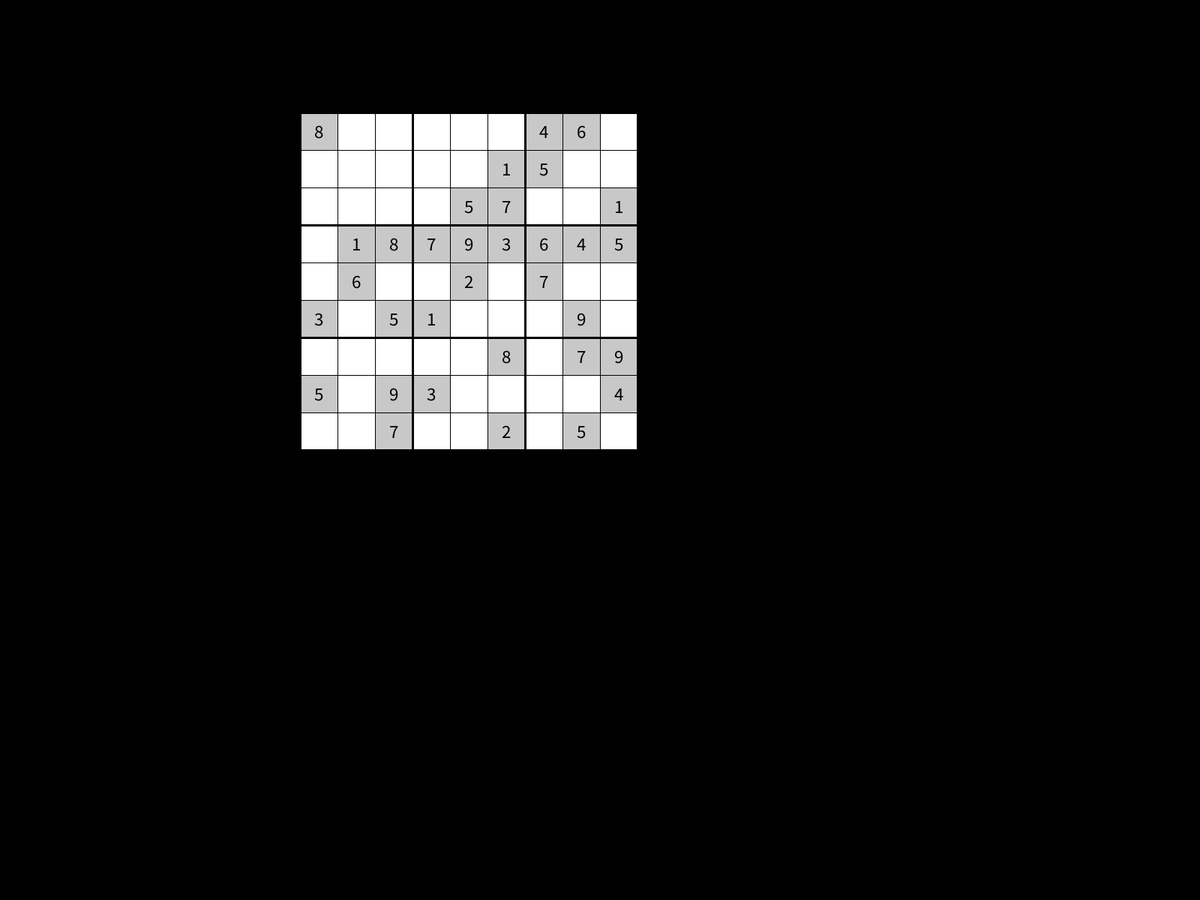
Frame 1 (no input)
Frame 60 (the mouse pressed at the canvas centre just before this capture): identical to frame 1, image omitted
Frame 120 (the mouse held since frame 60 and released just before this capture): identical to frame 1, image omitted

The Processing sketch that drew this single still picture (run headless with seeded random() and noise(); from frame 60 on, the mouse is pressed at the canvas centre):

// Processing sketch: sudoku
// ── sudoku.pde
Grid box[];
boolean completed = false;
float x;
float y;
float s;

void setup() {
  fullScreen();
  InitializeGUI();
  setInitialValues();
}

void draw() {
  drawGUI();
  checkComplete();
  for(int i=1; i< 82; i+=9 ){
    RowCheck(i);
    //ColumnCheck(i);
  }
}

void setInitialValues() {
  int[] n = {8,0,0,0,0,0,4,6,0,0,0,0,0,0,1,5,0,0,0,0,0,0,5,7,0,0,1,0,1,8,7,9,3,6,4,5,0,6,0,0,2,0,7,0,0,3,0,5,1,0,0,0,9,0,0,0,0,0,0,8,0,7,9,5,0,9,3,0,0,0,0,4,0,0,7,0,0,2,0,5,0};
  for(int i=1; i<box.length;i++) {
    box[i].setNum(n[i-1]);
  }
}

void checkComplete() {
  for(int i=1; i< box.length;i++){
    if(box[i].num == 0) completed = false;
    else completed = true;
  }
}

// ── GUI.pde

void InitializeGUI() {
  x = 400;
  y = 100;
  s = 50;
  box = new Grid[82];
  for (int i = 0; i < box.length; i++ ) {
    box[i] = new Grid(x, y, s);
    x+=s;
    if (i%9 == 0) {
      x = 400;
      y+=s;
    }
  }
}

void drawGUI() {
  background(0);
  for (int i = 1; i< box.length; i++ ) {
    box[i].display();
    //box[i].labels(i);
  }
  drawLines();
}

void drawLines() {
  strokeWeight(3);
  fill(0);
  line(box[1].x,box[1].y,box[9].x+box[9].s,box[9].y); // top edge
  line(box[73].x,box[73].y+box[73].s,box[81].x+box[81].s,box[81].y+box[81].s); // bottom edge
  line(box[1].x,box[1].y,box[1].x,box[73].y+box[1].s); // left edge
  line(box[9].x+box[9].s,box[9].y,box[9].x+box[9].s,box[73].y+box[1].s); // right edge
  line(box[1].x,box[28].y,box[9].x+box[1].s,box[28].y); // top divider
  line(box[1].x,box[55].y,box[9].x+box[1].s,box[55].y);  // bottom divider
  line(box[4].x,box[1].y,box[4].x,box[73].y+box[1].s); // left divider
  line(box[7].x,box[1].y,box[7].x,box[73].y+box[1].s); // right divider
}

// ── Grid.pde
class Grid {
  boolean selected = false;
  boolean wrong = false;
  boolean Static = false;
  float x;
  float y;
  float s;
  int num = 0;
  color c;

  Grid(float _x, float _y, float _s) {
    x = _x;
    y = _y;
    s = _s;
  }

  void setNum(int n) {
    num = n;
    if (n!=0)
      Static = true;
  }

  void display() {
    if (wrong)
      fill(255, 100, 150);
    else if (Static)
      fill(200);
    else
      fill(255);
    if (selected) {
      strokeWeight(3);
    } else {
      strokeWeight(1);
    }
    stroke(0);
    rectMode(CORNER);
    rect(x, y, s, s);
    textAlign(CENTER, CENTER);
    textSize(s/2);
    if (Static)
      fill(0);
    else
      fill(125);
    inputnum();
    if (num != 0)
      text(num, x+s/2, y+s/2);
    mousePressed();
  }

  void labels(int i) {
    textSize(s/1.5);
    textAlign(CENTER, CENTER);
    fill(125, 100);
    text(i, x+s/2, y+s/2);
  }

  void inputnum() {
    if (selected) {
      if (keyPressed) {
        if (key >= '0' && key <= '9') {
          num = key-48;
        }
        if (key == 27 || key == 32) {
          num = 0;
        }
      }
    }
  }

  void mousePressed() {
    if (mouseX > x && mouseX < x+s && mouseY > y && mouseY < y+s && mousePressed && Static == false) {
      selected = true;
    }
    if ((mouseX < x || mouseX > x+s || mouseY < y || mouseY > y+s) && mousePressed) {
      selected = false;
    }
  }
}

void RowCheck(int _i) {
  for (int i=_i; i<_i+8; i++) {
    for (int j=i+1; j<_i+9; j++) {
      if (box[i].num == box[j].num) {
        if (box[i].num > 0 && box[j].num >0) {
          box[i].wrong = true;
          box[j].wrong = true;
        }
      }
    }
  }
}

void ColumnCheck(int _i) {
  for(int i= _i; i<_i+64; i++ ) {
    for(int j = i+9; j<_i+72;j++) {
      if (box[i].num == box[j].num) {
        if (box[i].num > 0 && box[j].num >0) {
          box[i].wrong = true;
          box[j].wrong = true;
        }
      }
    }
  }
}
